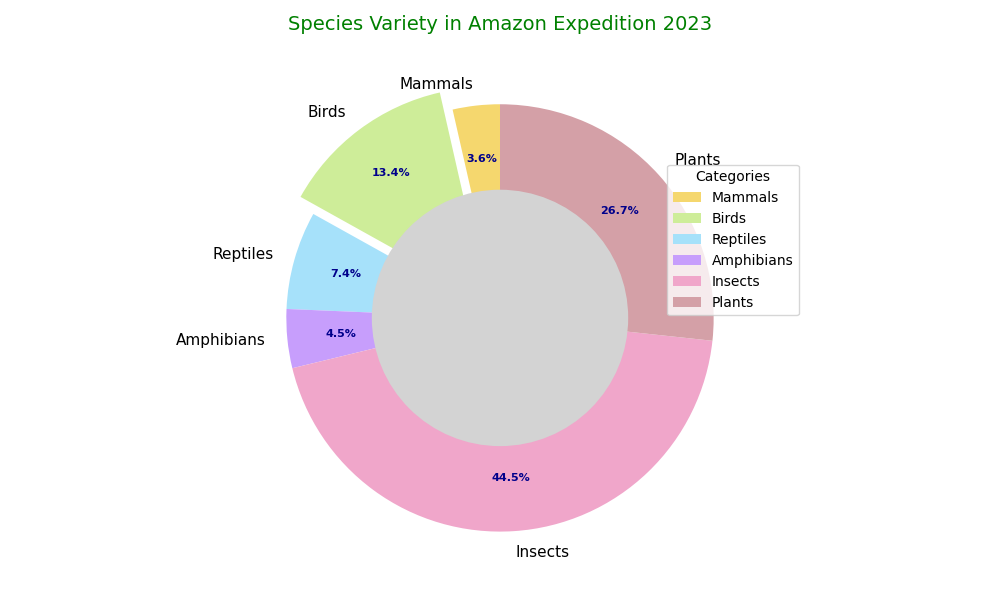

Here is the Python script that generated this plot:
import matplotlib.pyplot as plt
import numpy as np

species_categories = ['Mammals', 'Birds', 'Reptiles', 'Amphibians', 'Insects', 'Plants']
species_count = [12, 45, 25, 15, 150, 90]
colors = ['#f5d76e', '#ceed99', '#a6e1fa', '#c79efc', '#f0a6ca', '#d4a0a7']

# Altering to emphasize Birds
explode = (0, 0.1, 0, 0, 0, 0)

fig, ax = plt.subplots(figsize=(10, 6))

# Changing pie chart stylistic elements
wedges, texts, autotexts = ax.pie(species_count, labels=species_categories, autopct='%1.1f%%',
                                  startangle=90, colors=colors, explode=explode, pctdistance=0.75)

for text in texts:
    text.set_fontsize(11)
    text.set_weight('normal')
    
for autotext in autotexts:
    autotext.set_fontsize(8)
    autotext.set_color('darkblue')
    autotext.set_weight('bold')

centre_circle = plt.Circle((0, 0), 0.60, fc='lightgray')
fig.gca().add_artist(centre_circle)

# Different chart title style
plt.title("Species Variety in Amazon Expedition 2023", fontsize=14, fontweight='normal', color='green', pad=15)

# Modifying legend
plt.legend(wedges, species_categories, title="Categories", loc="upper left", bbox_to_anchor=(0.8, 0.8), shadow=False)

plt.grid(axis='y', linestyle='--', linewidth=0.7)

plt.tight_layout()
plt.show()
